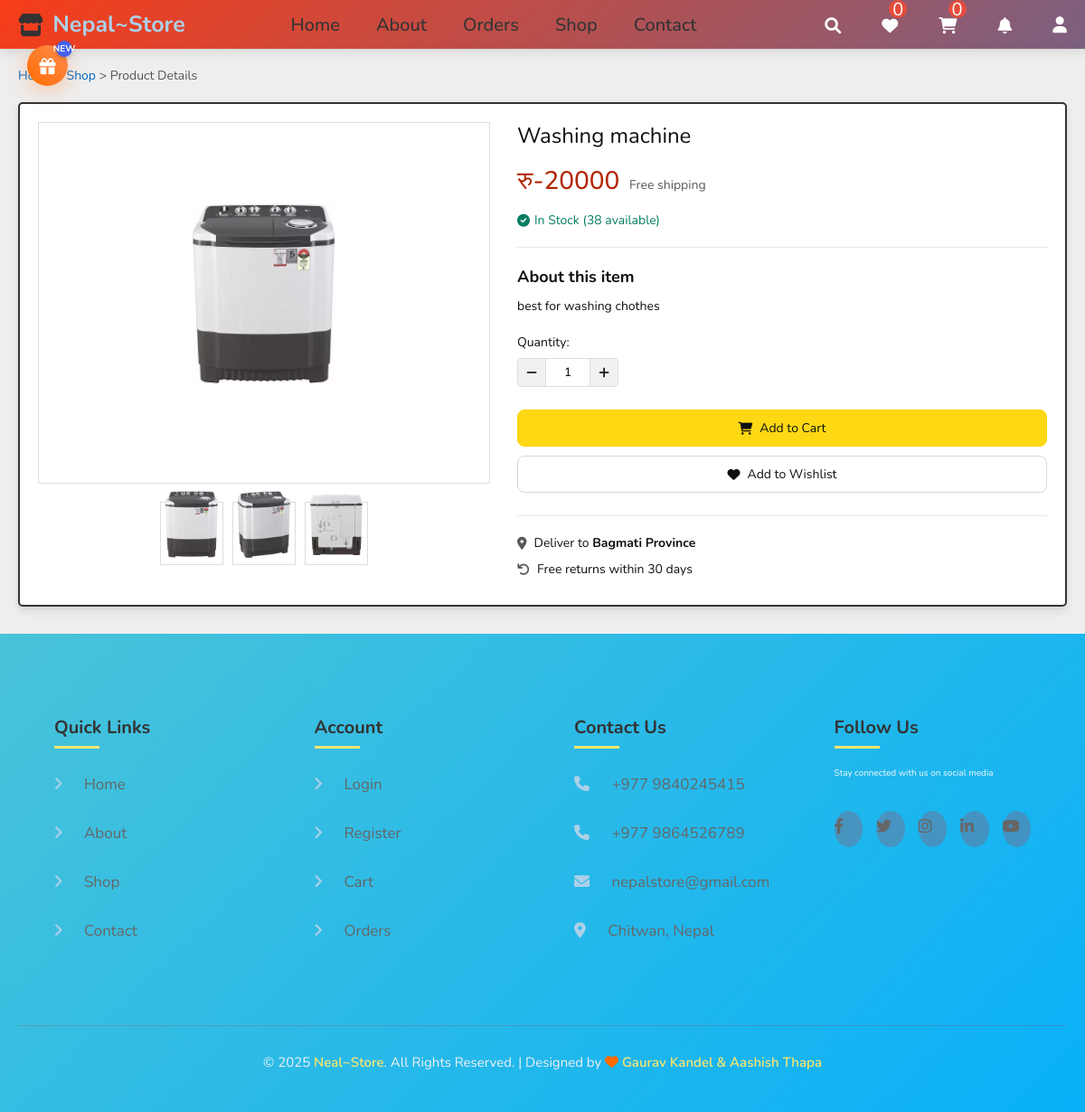
Page /quick_view.php?pid=11 on the committed database.
### tables this page shows
CREATE TABLE `products` (
  `id` int(100) NOT NULL,
  `name` varchar(100) NOT NULL,
  `details` varchar(500) NOT NULL,
  `price` int(10) NOT NULL,
  `stock` int(11) NOT NULL DEFAULT 0,
  `quantity` int(11) NOT NULL DEFAULT 0,
  `image_01` varchar(100) NOT NULL,
  `image_02` varchar(100) NOT NULL,
  `image_03` varchar(100) NOT NULL,
  `status` varchar(20) DEFAULT 'active'
);

### quick_view.php (the view, shortened to what this page needs)
<!DOCTYPE html>
<html lang="en">
<head>
   <link rel="stylesheet" href="https://cdnjs.cloudflare.com/ajax/libs/font-awesome/6.1.1/css/all.min.css">
   <link rel="stylesheet" href="css/style.css">
   <link rel="stylesheet" href="css/quick_view.css">
</head>
<body>
<?php include 'components/user_header.php'; ?>
<section class="quick-view">
   <div class="breadcrumb">
      <a href="home.php">Home</a> &gt;
      <a href="shop.php">Shop</a> &gt;
      <span>Product Details</span>
   </div>
   <?php
     $pid = $_GET['pid'];
     $select_products = $conn->prepare("SELECT * FROM `products` WHERE id = ?");
     $select_products->execute([$pid]);
     if($select_products->rowCount() > 0){
      while($fetch_product = $select_products->fetch(PDO::FETCH_ASSOC)){
   ?>
   <form action="" method="post" class="product-box">
      <div class="product-container">
         <div class="product-gallery">
            <div class="main-image">
               <img src="uploaded_img/<?= $fetch_product['image_01']; ?>" alt="<?= $fetch_product['name']; ?>" id="zoomable-image">
            </div>
            <div class="thumbnail-container">
               <div class="thumbnail active" data-image="<?= $fetch_product['image_01']; ?>">
                  <img src="uploaded_img/<?= $fetch_product['image_01']; ?>" alt="Thumbnail 1">
               </div>
               <div class="thumbnail" data-image="<?= $fetch_product['image_02']; ?>">
                  <img src="uploaded_img/<?= $fetch_product['image_02']; ?>" alt="Thumbnail 2">
               </div>
               <div class="thumbnail" data-image="<?= $fetch_product['image_03']; ?>">
                  <img src="uploaded_img/<?= $fetch_product['image_03']; ?>" alt="Thumbnail 3">
               </div>
            </div>
         </div>
         <div class="product-details">
            <h1 class="product-title"><?= $fetch_product['name']; ?></h1>
            <div class="price-section">
               <span class="price">रु-<?= $fetch_product['price']; ?></span>
               <span class="shipping-info">Free shipping</span>
            </div>
            <div class="availability">
               <i class="fas fa-check-circle"></i> In Stock (<?= rand(5, 50); ?> available)
            </div>
            <div class="product-highlights">
               <h3>About this item</h3>
               <div class="details"><?= $fetch_product['details']; ?></div>
            </div>
            <div class="quantity-selector">
               <label for="qty">Quantity:</label>
               <div class="qty-box">
                  <button type="button" class="qty-minus"><i class="fas fa-minus"></i></button>
                  <input type="number" name="qty" class="qty" min="1" max="99" value="1" id="qty">
                  <button type="button" class="qty-plus"><i class="fas fa-plus"></i></button>
               </div>
            </div>
            <div class="action-buttons">
               <button type="submit" class="add-to-cart-btn" name="add_to_cart">
                  <i class="fas fa-shopping-cart"></i> Add to Cart
               </button>
               <button type="submit" class="wishlist-btn" name="add_to_wishlist">
                  <i class="fas fa-heart"></i> Add to Wishlist
               </button>
            </div>
            <div class="delivery-info">
               <div class="delivery-option">
                  <i class="fas fa-map-marker-alt"></i>
                  <span>Deliver to <strong>Bagmati Province</strong></span>
               </div>
               <div class="delivery-option">
                  <i class="fas fa-undo"></i>
                  <span>Free returns within 30 days</span>
               </div>
            </div>
         </div>
      </div>
   </form>
   <?php
      }
   }else{
      echo '<div class="empty-product">
               <i class="fas fa-exclamation-circle"></i>
               <p>No product found!</p>
               <a href="shop.php" class="btn">Continue Shopping</a>
            </div>';
   }
   ?>
</section>
<?php include 'components/footer.php'; ?>
</body>
</html>

### css/style.css (style rules this page uses)
:root { --main-color: #add0e8; --orange: #f39c12; --red: #e74c3c; --black: #333; --white: #fff; --light-color: #666; --light-bg: #eee; --border: .2rem solid var(--black); --box-shadow: 0 .5rem 1rem rgba(0, 0, 0, .1); }
* { font-family: 'Nunito', sans-serif; margin: 0; padding: 0; box-sizing: border-box; outline: none; border: none; text-decoration: none; }
html { font-size: 62.5%; overflow-x: hidden; }
body { background-color: var(--light-bg); }
section { padding: 2rem; max-width: 1200px; margin: 0 auto; }
.quick-view form { padding: 2rem; border-radius: .5rem; border: var(--border); background-color: var(--white); box-shadow: var(--box-shadow); margin-top: 1rem; }
.quick-view form img { width: 100%; height: 20rem; object-fit: contain; margin-bottom: 2rem; }

### css/quick_view.css (style rules this page uses)
.quick-view { max-width: 1200px; margin: 20px auto; padding: 0 20px; font-family: 'Amazon Ember', Arial, sans-serif; }
.breadcrumb { margin-bottom: 20px; font-size: 14px; color: #555; }
.breadcrumb a { color: #0066c0; text-decoration: none; }
.product-box { background: #fff; border-radius: 4px; box-shadow: 0 1px 3px rgba(0,0,0,0.1); padding: 20px; margin-bottom: 30px; }
.product-container { display: flex; flex-wrap: wrap; gap: 30px; }
.product-gallery { flex: 1; min-width: 300px; max-width: 500px; display: flex; flex-direction: column; align-items: center; }
.main-image { position: relative; margin-bottom: 15px; border: 1px solid #ddd; padding: 20px; text-align: center; height: 400px; width: 100%; display: flex; align-items: center; justify-content: center; overflow: hidden; }
.main-image img { max-width: 100%; max-height: 100%; object-fit: contain; cursor: zoom-in; display: block; }
.thumbnail-container { display: flex; gap: 10px; justify-content: center; width: 100%; padding: 5px 0; }
.thumbnail { width: 70px; height: 70px; border: 1px solid #ddd; padding: 5px; cursor: pointer; transition: all 0.3s; flex-shrink: 0; display: flex; align-items: center; justify-content: center; }
.thumbnail img { width: 100%; height: 100%; object-fit: contain; display: block; }
.product-details { flex: 1; min-width: 300px; }
.product-title { font-size: 24px; font-weight: 400; color: #0F1111; margin-bottom: 10px; line-height: 1.3; }
.price-section { margin: 15px 0; }
.price { font-size: 28px; color: #B12704; font-weight: 500; }
.shipping-info { font-size: 14px; color: #565959; margin-left: 8px; }
.availability { color: #067D62; font-size: 14px; margin-bottom: 15px; display: flex; align-items: center; gap: 5px; }
.product-highlights { margin: 20px 0; border-top: 1px solid #e7e7e7; padding-top: 20px; }
.product-highlights h3 { font-size: 18px; font-weight: 700; margin-bottom: 10px; color: #0F1111; }
.details { font-size: 14px; line-height: 1.5; color: #0F1111; }
.quantity-selector { margin: 20px 0; }
.quantity-selector label { display: block; margin-bottom: 8px; font-size: 14px; color: #0F1111; }
.qty-box { display: flex; align-items: center; width: fit-content; border: 1px solid #ddd; border-radius: 4px; overflow: hidden; }
.qty-box button { background: #f0f2f2; border: none; width: 30px; height: 30px; cursor: pointer; display: flex; align-items: center; justify-content: center; color: #0F1111; }
.qty { width: 50px; height: 30px; text-align: center; border: none; border-left: 1px solid #ddd; border-right: 1px solid #ddd; -moz-appearance: textfield; }
.action-buttons { display: flex; flex-direction: column; gap: 10px; margin: 25px 0; }
.add-to-cart-btn, .buy-now-btn, .wishlist-btn { padding: 10px; border-radius: 8px; font-size: 14px; cursor: pointer; display: flex; align-items: center; justify-content: center; gap: 8px; transition: all 0.3s; }
.add-to-cart-btn { background: #FFD814; border: 1px solid #FCD200; color: #0F1111; }
.wishlist-btn { background: #fff; border: 1px solid #D5D9D9; color: #0F1111; }
.delivery-info { border-top: 1px solid #e7e7e7; padding-top: 20px; }
.delivery-option { display: flex; align-items: center; gap: 8px; margin-bottom: 10px; font-size: 14px; color: #0F1111; }
.delivery-option i { color: #565959; }

### rows in the picture
products: image_01 (picture), image_02 (picture), image_03 (picture), name "Washing machine", price "20000", details "best for washing chothes"
